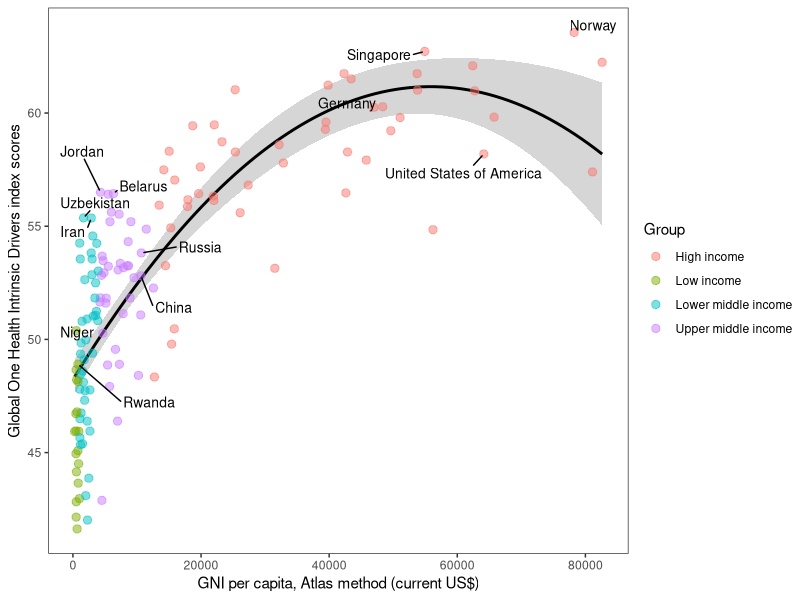

R code for this plot:
library(readr)
library(tidyverse)
library(cowplot)
library(colorspace)
library(ggrepel)
#WorldIncomeLevel <- read_csv("WorldIncomeLevel.csv")

# 合并数据
#GNIISO <- read_csv("GNIISO.csv")
#data = left_join(WorldIncomeLevel,GNIISO, by = "Country")
#write.csv(data,file = "incomelevel-0508.csv")
# excel操作梳理数据抬头

# 
#incomelevel_0508 <- read_csv("incomelevel-0508.csv")
#IDI_last_version <- read_csv("IDI_last version.csv")

#IdiGni = left_join(IDI_last_version,incomelevel_0508, by = "iso")
#write.csv(IdiGni,file = "Idi-Gni.csv")

data <- read_csv("idi-group-gni.csv")

test <- data %>%
  mutate(
    Group = case_when(
      Group == "Low income" ~ "Low income",
      Group == "Upper middle income" ~ "Upper middle income",
      Group == "Lower middle income" ~ "Lower middle income",
      Group == "High income" ~ "High income",
      TRUE ~ Group # All the other remain the same
    )
  )

country_highlight <- c(
  "Belarus","Jordan",
  "Norway","Singapore",
  "Niger","Rwanda",
  "Uzbekistan","Iran",
  "United States of America","China","Germany",
  "Russia"
)

test <- test %>%
  mutate(
    label = ifelse(country %in% country_highlight, country, "")
  )


expohi = ggplot(test, aes(GNI2020, B)) +
  geom_smooth(method="lm", formula = 'y ~ poly(x,2)' , col="black") +
  geom_point(
    aes(color = Group, fill = Group),
    size = 2.5, alpha = 0.5, 
    shape = 21 # This is a dot with both border (color) and fill.
  ) +
  # Add auto-positioned text
  geom_text_repel(
    aes(label = label),
    color = "black",
    size = 10/.pt, # font size 9 pt
    point.padding = 0.1, 
    box.padding = 0.6,
    min.segment.length = 0,
    max.overlaps = 1000,
    seed = 7654 # For reproducibility reasons
  ) +
  xlab("GNI per capita, Atlas method (current US$)") +
  ylab("Global One Health Intrinsic Drivers index scores")+
  theme_test() 

ggsave("HDI-GIN-Group.pdf", width=8, height=4, dpi=600)



